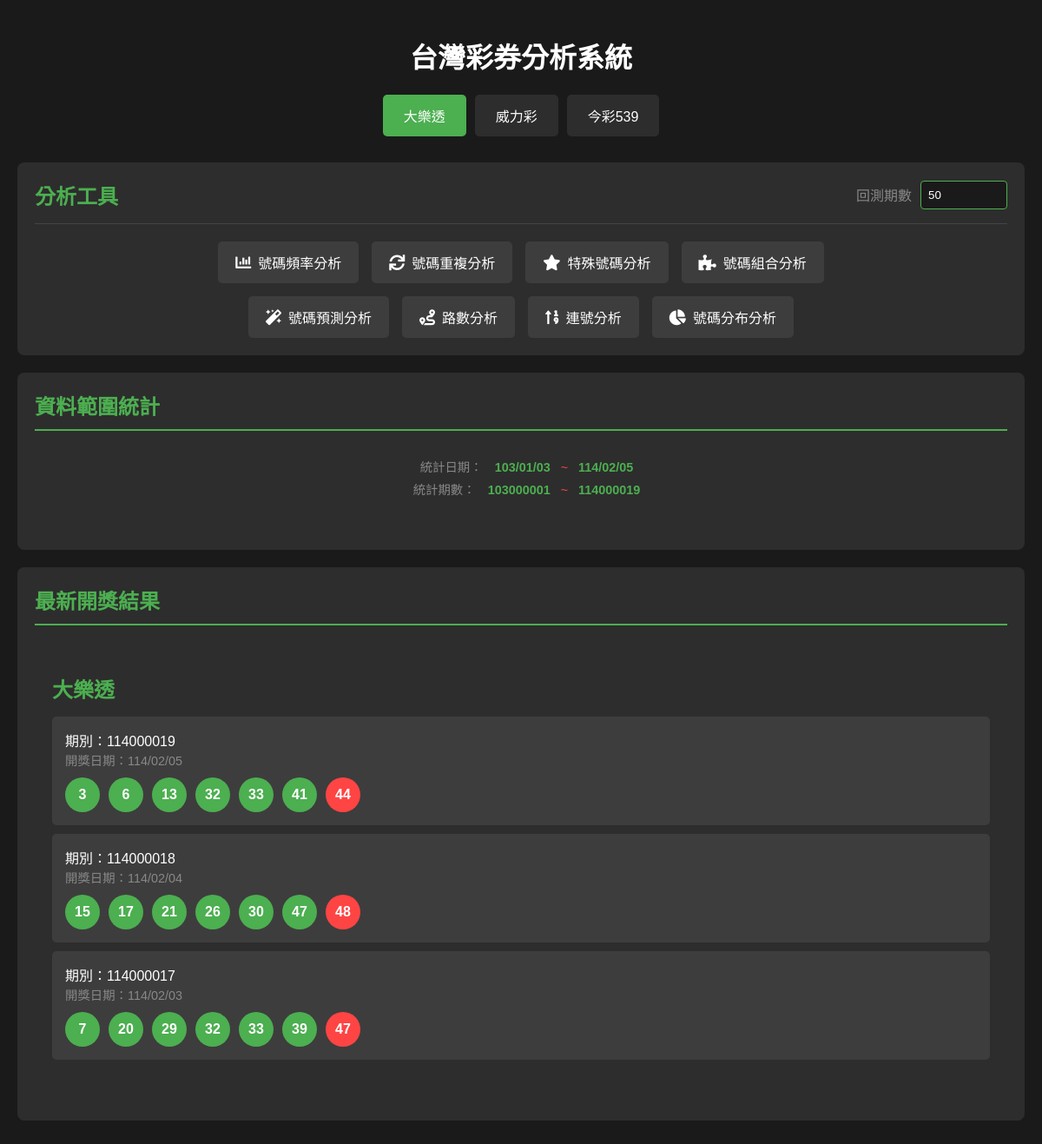
Before: / with the older database file.
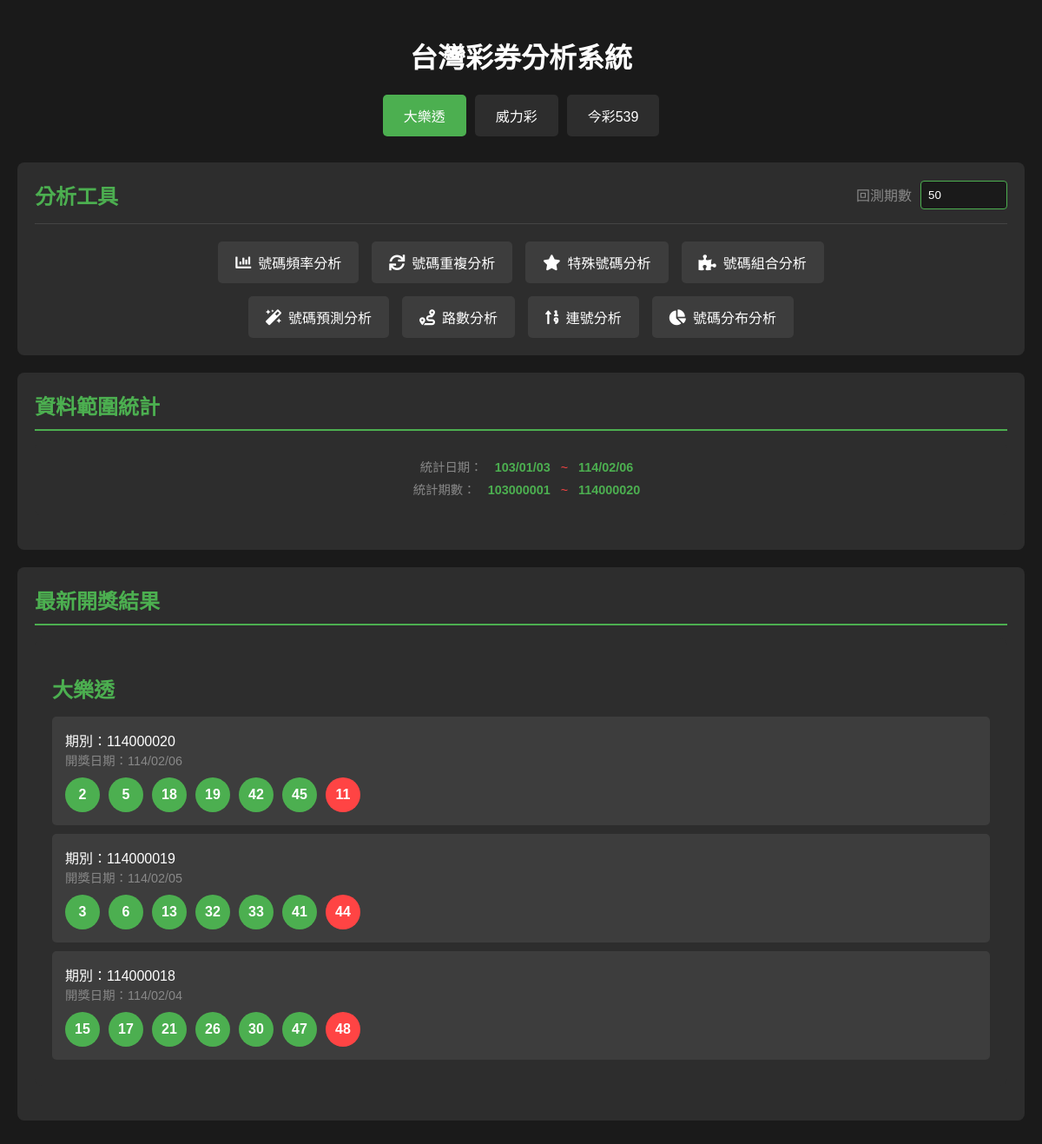
After: the same page with the newer database file.
### tables this page shows
CREATE TABLE big_lotto (
        id INTEGER PRIMARY KEY AUTOINCREMENT,
        draw_term TEXT NOT NULL,
        draw_date TEXT NOT NULL,
        num1 INTEGER NOT NULL,
        num2 INTEGER NOT NULL,
        num3 INTEGER NOT NULL,
        num4 INTEGER NOT NULL,
        num5 INTEGER NOT NULL,
        num6 INTEGER NOT NULL,
        special_num INTEGER NOT NULL,
        total_sales INTEGER,
        created_at TIMESTAMP DEFAULT CURRENT_TIMESTAMP
    );

### app.py (the view)
@app.route('/')
def index():
    latest_draws = get_latest_draws()
    data_ranges = get_data_range()
    return render_template('index.html', draws=latest_draws, ranges=data_ranges)

### templates/index.html (shortened to what this page needs)
<!DOCTYPE html>
<html lang="zh-TW">
<head>
    <link rel="stylesheet" href="https://cdnjs.cloudflare.com/ajax/libs/font-awesome/5.15.4/css/all.min.css">
</head>
<body>
    <h1>台灣彩券分析系統</h1>
    <div class="tab-buttons">
        <button class="tab-button active" onclick="showLottery('big-lotto')">大樂透</button>
        <button class="tab-button" onclick="showLottery('super-lotto')">威力彩</button>
        <button class="tab-button" onclick="showLottery('daily-cash')">今彩539</button>
    </div>
    <div class="analysis-controls">
        <div class="analysis-header">
            <div class="analysis-title">分析工具</div>
            <div class="period-input">
                <label for="analysis-periods">回測期數</label>
                <input type="number" id="analysis-periods" class="analysis-input"
                       placeholder="預設50期" min="1" max="{{ ranges.big_lotto.total }}" value="50">
            </div>
        </div>
        <div class="analysis-buttons">
            <div class="button-group">
                <button onclick="showFrequencyAnalysis()" class="analysis-button">
                    <i class="fas fa-chart-bar"></i>
                    號碼頻率分析
                </button>
                <button onclick="showRepeatAnalysis()" class="analysis-button">
                    <i class="fas fa-sync"></i>
                    號碼重複分析
                </button>
                <button onclick="showSpecialAnalysis()" class="analysis-button">
                    <i class="fas fa-star"></i>
                    特殊號碼分析
                </button>
                <button onclick="showCombinationAnalysis()" class="analysis-button">
                    <i class="fas fa-puzzle-piece"></i>
                    號碼組合分析
                </button>
            </div>
            <div class="button-group">
                <button onclick="showPredictionAnalysis()" class="analysis-button">
                    <i class="fas fa-magic"></i>
                    號碼預測分析
                </button>
                <button onclick="showRouteAnalysis()" class="analysis-button">
                    <i class="fas fa-route"></i>
                    路數分析
                </button>
                <button onclick="showConsecutiveAnalysis()" class="analysis-button">
                    <i class="fas fa-sort-numeric-up"></i>
                    連號分析
                </button>
                <button onclick="showDistributionAnalysis()" class="analysis-button">
                    <i class="fas fa-chart-pie"></i>
                    號碼分布分析
                </button>
            </div>
        </div>
    </div>
    <div class="section-container">
        <div class="section-title">資料範圍統計</div>
        <div id="big-lotto-range" class="data-range active">
            <div>
                <span class="range-label">統計日期：</span>
                <span class="range-value">{{ ranges.big_lotto.start }}</span>
                <span class="range-separator">~</span>
                <span class="range-value">{{ ranges.big_lotto.end }}</span>
            </div>
            <div>
                <span class="range-label">統計期數：</span>
                <span class="range-value">{{ ranges.big_lotto.start_term }}</span>
                <span class="range-separator">~</span>
                <span class="range-value">{{ ranges.big_lotto.end_term }}</span>
            </div>
        </div>
    </div>
    <div class="section-container">
        <div class="section-title">最新開獎結果</div>
        <div id="big-lotto" class="lottery-section active">
            <h2 class="lottery-title">大樂透</h2>
            {% for draw in draws.big_lotto %}
            <div class="draw-info">
                <div>期別：{{ draw[0] }}</div>
                <div class="draw-date">開獎日期：{{ draw[1] }}</div>
                <div class="numbers">
                    {% for num in draw[2:8] %}
                    <div class="number">{{ num }}</div>
                    {% endfor %}
                    <div class="number special-number">{{ draw[8] }}</div>
                </div>
            </div>
            {% endfor %}
        </div>
    </div>
</body>
</html>

### templates/index.html (style rules this page uses)
* { box-sizing: border-box; }
body { font-family: Arial, sans-serif; max-width: 1200px; margin: 0 auto; padding: 20px; background-color: #1a1a1a; color: #ffffff; }
h1 { text-align: center; color: #ffffff; }
.tab-buttons { display: flex; justify-content: center; gap: 10px; margin-bottom: 30px; }
.tab-button { padding: 12px 24px; font-size: 16px; border: none; border-radius: 5px; background-color: #2d2d2d; color: #ffffff; cursor: pointer; transition: background-color 0.3s; }
.tab-button.active { background-color: #4CAF50; }
.lottery-section { background-color: #2d2d2d; border-radius: 8px; padding: 20px; margin-bottom: 20px; display: none; }
.lottery-section.active { display: block; }
.lottery-title { color: #4CAF50; margin-bottom: 15px; }
.draw-info { background-color: #3d3d3d; padding: 15px; border-radius: 5px; margin-bottom: 10px; }
.numbers { display: flex; gap: 10px; margin-top: 10px; }
.number { width: 40px; height: 40px; background-color: #4CAF50; border-radius: 50%; display: flex; align-items: center; justify-content: center; font-weight: bold; }
.special-number { background-color: #ff4444; }
.draw-date { color: #888; font-size: 0.9em; }
.data-range { text-align: center; color: #888; margin-bottom: 20px; font-size: 0.9em; padding: 15px; background-color: #2d2d2d; border-radius: 5px; display: none; line-height: 1.8; }
.data-range.active { display: block; }
.range-label { color: #888; display: inline-block; width: 85px; text-align: right; margin-right: 10px; }
.range-value { color: #4CAF50; font-weight: bold; }
.range-separator { color: #ff4444; margin: 0 8px; }
.section-container { background-color: #2d2d2d; border-radius: 8px; padding: 20px; margin: 20px 0; }
.section-title { color: #4CAF50; font-size: 1.5em; font-weight: bold; margin-bottom: 15px; padding-bottom: 10px; border-bottom: 2px solid #4CAF50; }
.analysis-controls { background-color: #2d2d2d; padding: 20px; border-radius: 8px; margin-bottom: 20px; }
.analysis-header { display: flex; justify-content: space-between; align-items: center; margin-bottom: 20px; padding-bottom: 15px; border-bottom: 1px solid #444; }
.analysis-title { color: #4CAF50; font-size: 1.5em; font-weight: bold; }
.analysis-input { padding: 8px; border-radius: 4px; border: 1px solid #4CAF50; background-color: #1a1a1a; color: white; width: 100px; }
.analysis-button { padding: 8px 16px; background-color: #4CAF50; color: white; border: none; border-radius: 4px; cursor: pointer; }
.period-input { display: flex; align-items: center; gap: 10px; }
.period-input label { color: #888; }
.analysis-buttons { display: flex; flex-direction: column; gap: 15px; }
.button-group { display: flex; justify-content: center; gap: 15px; flex-wrap: wrap; }
.analysis-button { display: flex; align-items: center; gap: 8px; padding: 12px 20px; font-size: 16px; border: none; border-radius: 5px; background-color: #3d3d3d; color: #ffffff; cursor: pointer; transition: all 0.3s ease; }
.analysis-button i { font-size: 18px; }

Changed rows visible on the page:
removed big_lotto: draw_term "114000017", draw_date "114/02/03", 8 "7" "20" "29" "32" "33" "39", special_num "47"
added big_lotto: draw_term "114000020", draw_date "114/02/06", 8 "2" "5" "18" "19" "42" "45", special_num "11"
Other visible differences:
{{ ranges.big_lotto.end }}: "114/02/05" → "114/02/06"
{{ ranges.big_lotto.end_term }}: "114000019" → "114000020"
